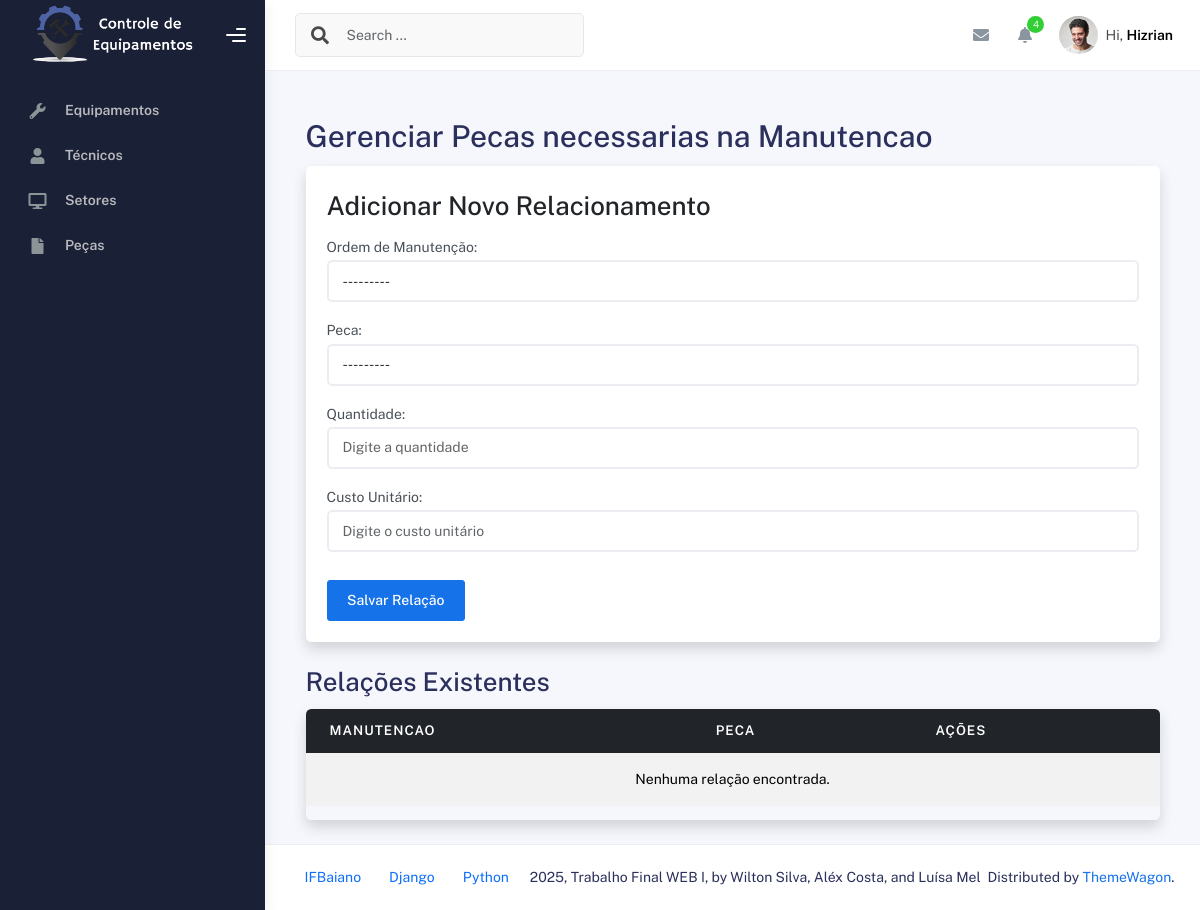
/gerenciar_pecas_manutencao/, run on an earlier commit of the app's database.
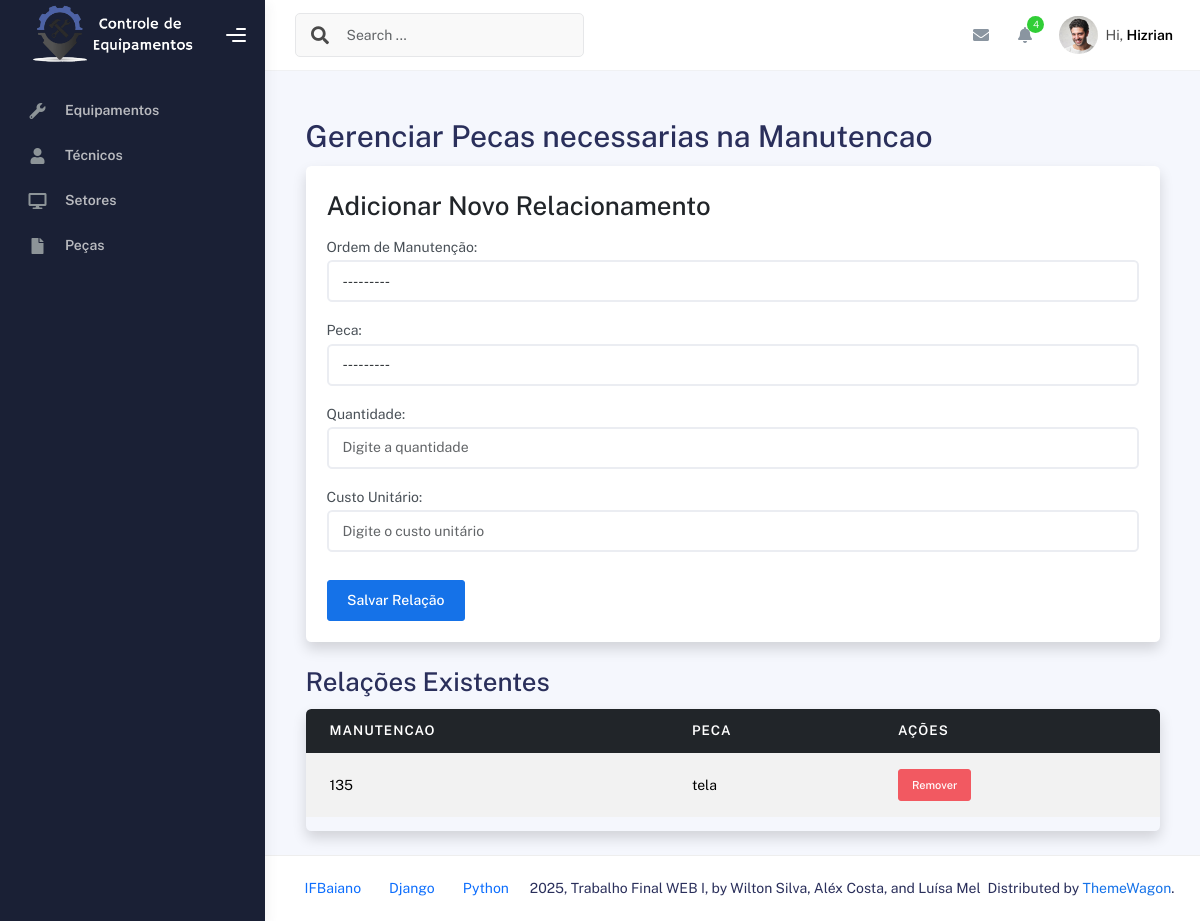
And on a later commit of the database.
### Manutencoes/models.py (models this page shows, shortened)
class PecasManutencao(models.Model):
    ordem_manutencao = models.ForeignKey(
        OrdemManutencao,
        on_delete=models.CASCADE,
        related_name="pecas"
    )
    peca = models.ForeignKey('Pecas.Peca', on_delete=models.CASCADE)
    quantidade = models.PositiveIntegerField("Quantidade")
    custo_unitario = models.DecimalField("Custo Unitário", max_digits=10, decimal_places=2)
    class Meta:
        unique_together = ('ordem_manutencao', 'peca')
        verbose_name = "Peça de Manutenção"
        verbose_name_plural = "Peças de Manutenção"

class OrdemManutencao(models.Model):
    TIPO_CHOICES = [
        ("Preventiva", "Preventiva"),
        ("Corretiva", "Corretiva"),
    ]
    STATUS_CHOICES = [
        ("Pendente", "Pendente"),
        ("Em andamento", "Em andamento"),
        ("Concluida", "Concluída"),
    ]
    numero_ordem       = models.CharField("Número da Ordem", max_length=20, unique=True)
    data_solicitacao   = models.DateField("Data da Solicitação")
    tipo               = models.CharField("Tipo", max_length=10, choices=TIPO_CHOICES)
    descricao_problema = models.TextField("Descrição do Problema")
    status             = models.CharField("Status", max_length=12, choices=STATUS_CHOICES, default="Pendente")
    equipamento        = models.ForeignKey(
        Equipamento,
        on_delete=models.CASCADE,
        related_name="ordens_manutencao"
    )
    tecnico_responsavel = models.ForeignKey(
        Tecnico,
        on_delete=models.CASCADE,
        related_name="ordens_manutencao"
    )
    class Meta:
        ordering = ["-data_solicitacao"]
        verbose_name = "Ordem de Manutenção"
        verbose_name_plural = "Ordens de Manutenção"
    def __str__(self):
        return f"{self.numero_ordem} – {self.get_tipo_display()} ({self.get_status_display()})"

### Pecas/models.py (models this page shows)
class Peca(models.Model):
    nome_da_peca = models.CharField(max_length=100)
    codigo = models.CharField(max_length=100)
    fabricante = models.CharField(max_length=100)
    estoque = models.IntegerField()
    data_da_ultima_compra = models.DateField()
    def __str__(self):
        return f"{self.nome_da_peca} ({self.codigo})"

### Manutencoes/views.py (the view)
# urls.py: path('gerenciar_pecas_manutencao/', manutencao_views.gerenciar_pecas_manutencao, name='gerenciar_pecas_manutencao'),
def gerenciar_pecas_manutencao(request):
    peca_manutencao = PecasManutencao.objects.select_related('ordem_manutencao', 'peca').all()
    form = PecasManutencaoForm()
    if request.method == 'POST':
        form = PecasManutencaoForm(request.POST)
        if form.is_valid():
            form.save()
            return HttpResponseRedirect(reverse('gerenciar_pecas_manutencao'))
    return render(request, 'manutencao/gerenciar_pecas_manutencao.html', {
        'peca_manutencao': peca_manutencao,
        'form': form
    })

### Manutencoes/forms.py
class PecasManutencaoForm(forms.ModelForm):
    ordem_manutencao = forms.ModelChoiceField(
        queryset=PecasManutencao.ordem_manutencao.field.related_model.objects.all(),
        label="Ordem de Manutenção",
        widget=forms.Select(attrs={'class': 'form-control'})
    )
    peca = forms.ModelChoiceField(
        queryset=Peca.objects.all(),
        widget=forms.Select(attrs={'class': 'form-control'})
    )
    quantidade = forms.IntegerField(
        label='Quantidade',
        widget=forms.NumberInput(attrs={
            'class': 'form-control',
            'placeholder': 'Digite a quantidade'
        })
    )
    custo_unitario = forms.DecimalField(
        label='Custo Unitário',
        max_digits=10,
        decimal_places=2,
        widget=forms.NumberInput(attrs={
            'class': 'form-control',
            'placeholder': 'Digite o custo unitário'
        })
    )
    class Meta:
        model = PecasManutencao
        fields = ['ordem_manutencao', 'peca', 'quantidade', 'custo_unitario']

### templates/manutencao/gerenciar_pecas_manutencao.html (shortened to what this page needs)
{% extends "_base.html" %}
{% block content %}
<div class="container mt-4">
    <h1>Gerenciar Pecas necessarias na Manutencao</h1>
    <div class="card p-4 shadow rounded mb-4">
        <h2>Adicionar Novo Relacionamento</h2>
        <form method="post">
            {{ form.as_p }}
            <button type="submit" class="btn btn-primary mt-3">Salvar Relação</button>
        </form>
    </div>
    <h2>Relações Existentes</h2>
    <div class="table-responsive shadow rounded">
        <table class="table table-striped table-hover align-middle">
            <thead class="table-dark">
                <tr>
                    <th>Manutencao</th>
                    <th>Peca</th>
                    <th>Ações</th>
                </tr>
            </thead>
            <tbody>
                {% for relacao in peca_manutencao %}
                <tr>
                    <td>{{ relacao.ordem_manutencao.numero_ordem }}</td>
                    <td>{{ relacao.peca.nome_da_peca }}</td>
                    <td>
                        <a href="#" class="btn btn-sm btn-danger">Remover</a>
                    </td>
                </tr>
                {% empty %}
                <tr>
                    <td colspan="3" class="text-center">Nenhuma relação encontrada.</td>
                </tr>
                {% endfor %}
            </tbody>
        </table>
    </div>
</div>
{% endblock %}

What changed in the data, as far as the page shows it:
added PecasManutencao: ordem_manutencao.numero_ordem "135", peca.nome_da_peca "tela"
Also different on the page:
text no longer shown: "Nenhuma relação encontrada."
